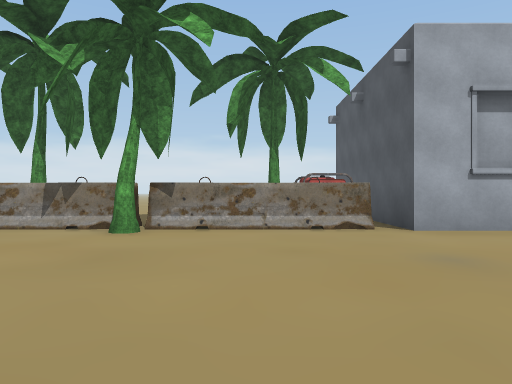
View 1 (above)

24 first-person views from a walk through a scene from a Unity 3-D project. The camera is 1.3 m above the floor, looks level and sees 70° across. The floor is counted in squares, 2 m on a side. Each view is taken from the middle of a square. On the plan, view 1 faces up. The plan holds only what a view shows up to about 11 squares ahead; the rest is blank. The place goes on beyond the plan. Some surface patterns are stand-ins.

View 2
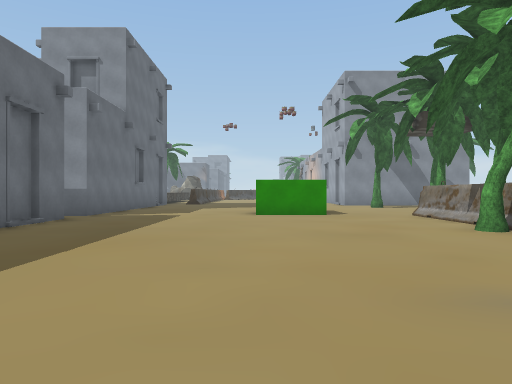

View 3
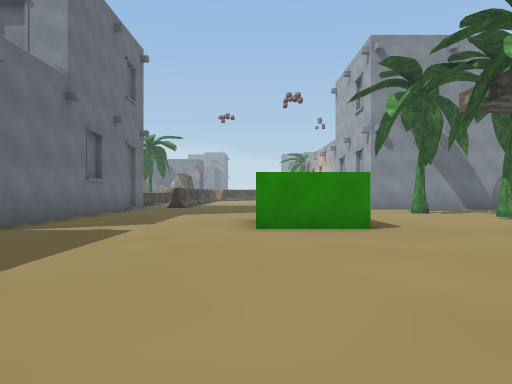

View 4
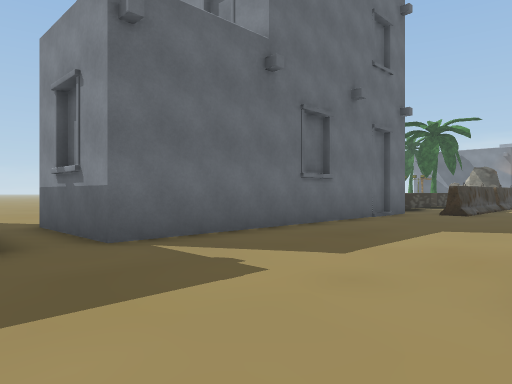

View 5
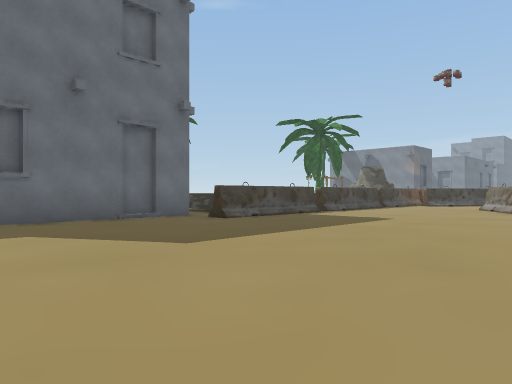

View 6
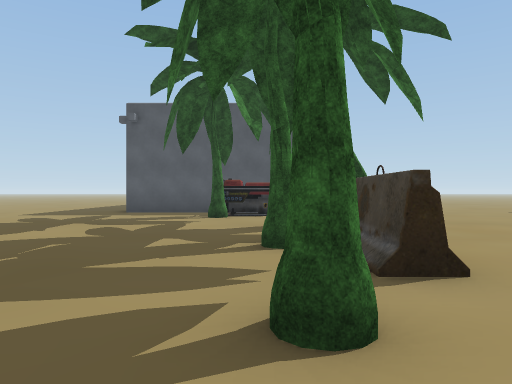

View 7
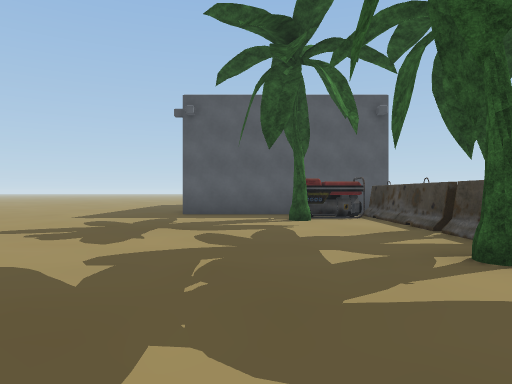

View 8
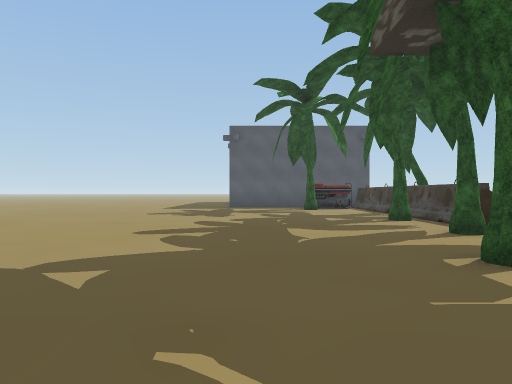

View 9
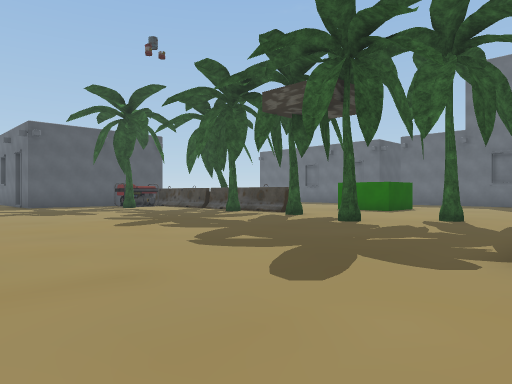

View 10
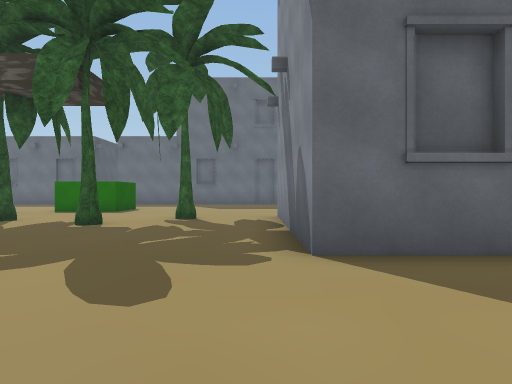

View 11
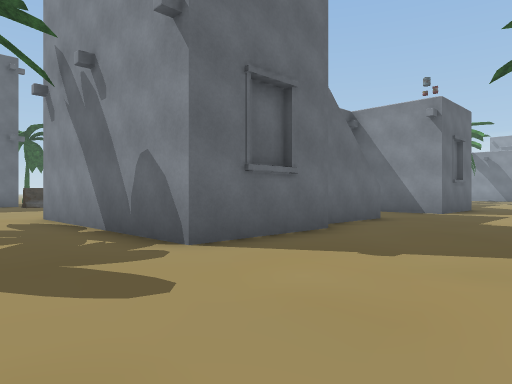

View 12
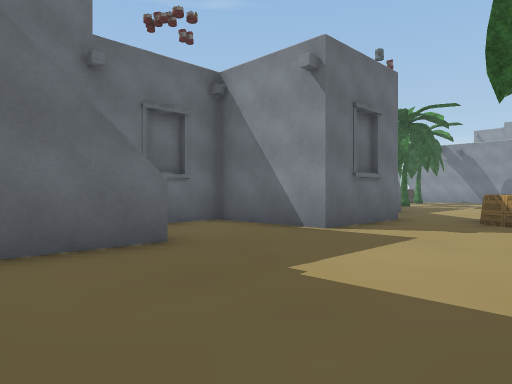

View 13
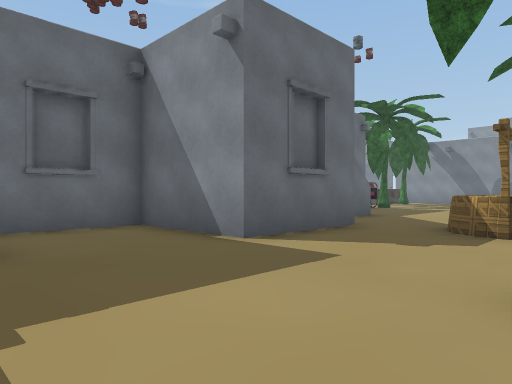

View 14
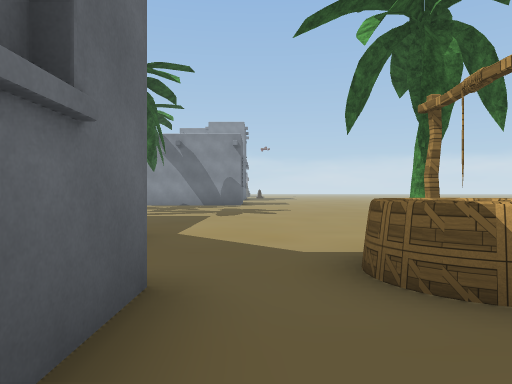

View 15
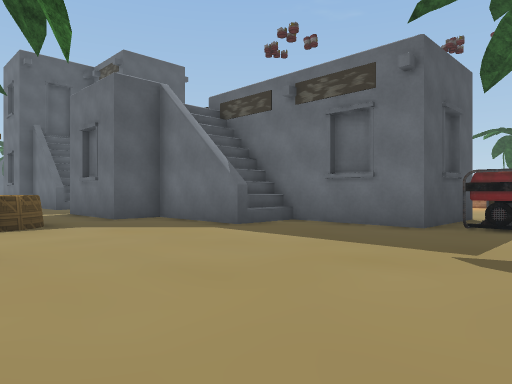

View 16
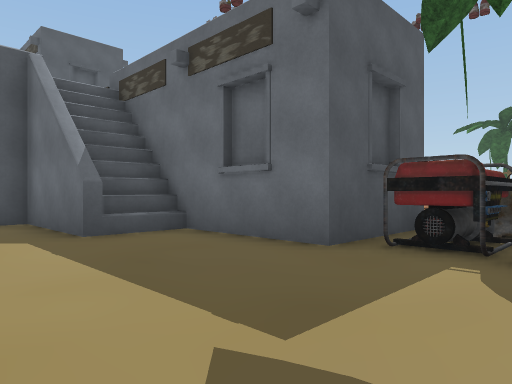

View 17
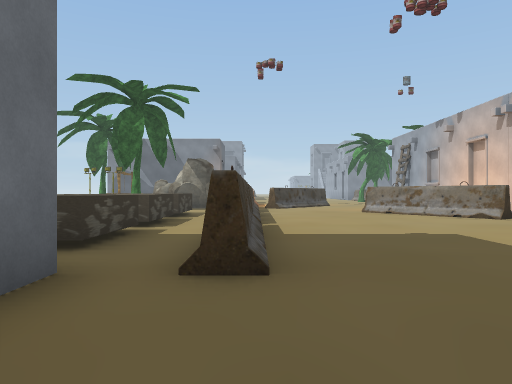

View 18
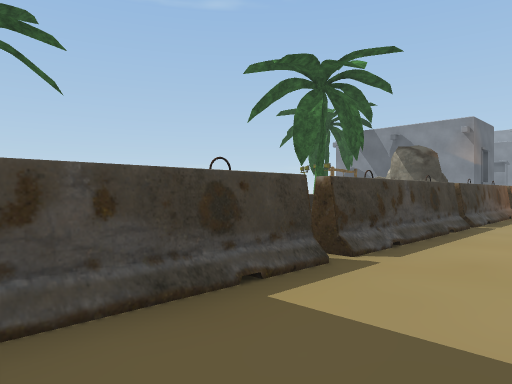

View 19
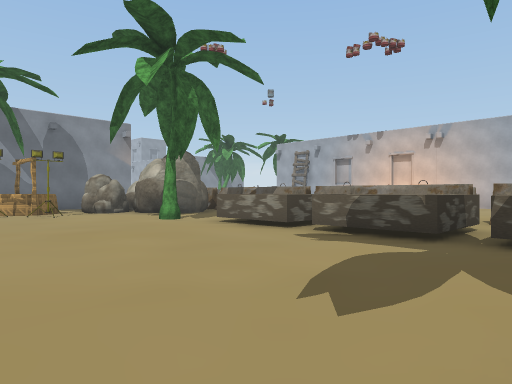

View 20
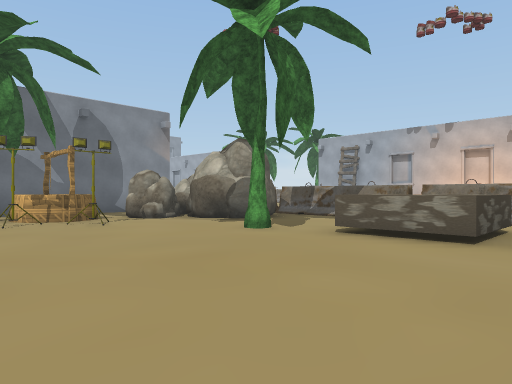

View 21
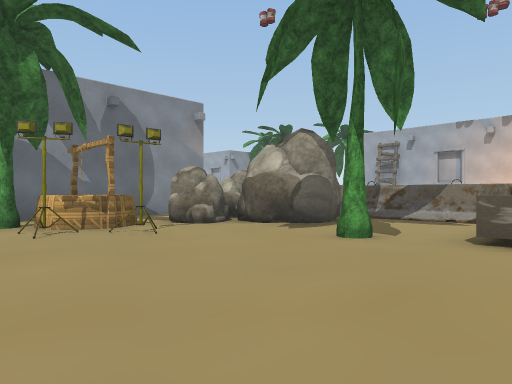

View 22
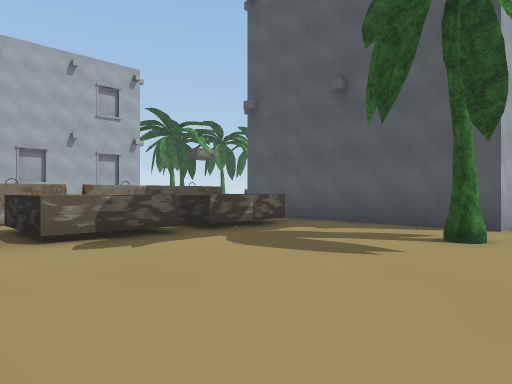

View 23
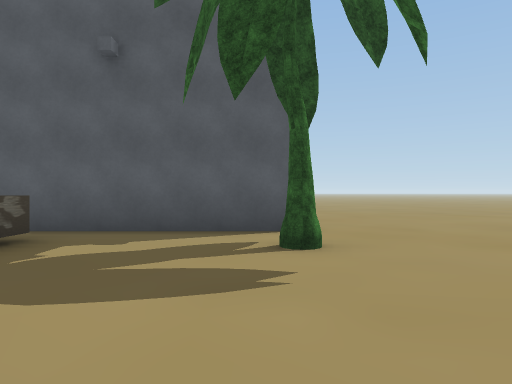

View 24
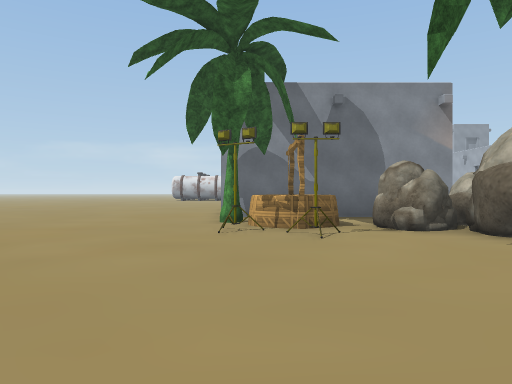

### Floor plan
Key: @ floor where view 1 was taken; # wall or solid block; x gap in a wall; . floor; = window, fence, low wall or low ledge; ^ raised ledge; T tree; H house; W well; R rock; O other object.
Columns run from 34 left of view 1 to 4 right of it. Each row starts with its distance up from view 1.
 16 ....#T      T.....  ....    ..... ....
 15 .......WWW............................
 14 ........W.............................
 13 ......................................
 12 .........###......###................#
 11 ......######...H    #................#
 10 ......H#   #...H    #................#
  9 T#######   ####     #...T.........T###
  8  OH#                #......T.T.....OO#
  7  OO#                #..T....#######OO#
  6                     ............T......
  5             OO.  ......................
  4            OO............. #..........
  3            O.............. #..........
  2            ............... #...........
  1            ...........................
  0           ........................@..
 -1       #####x###.####...............
 -2        ....  .....................
 -3   #  RRR...^^.^^^^^##########.##
 -4   #  RRR...^^.^^^^^#        #.
 -5   #..RR#.T.=^.^^^^^#        #.
 -6   #................#     H  ..     H
 -7   #.WWO............#    HH  .      H
 -8   #.###..........#.#     H  .
 -9  ...T............T....     ..
-10  .....................     ..

Where each view was taken, in squares from view 1:
view 1: 0 up, 0 right, facing up
view 2: 2 up, 4 right, facing left
view 3: 2 up, 0 right, facing left
view 4: 2 up, 4 left, facing down-left
view 5: 6 up, 9 left, facing down-left
view 6: 8 up, 9 left, facing right
view 7: 10 up, 8 left, facing right
view 8: 11 up, 13 left, facing right
view 9: 16 up, 14 left, facing down-right
view 10: 16 up, 13 left, facing down
view 11: 16 up, 11 left, facing down-left
view 12: 16 up, 17 left, facing down-left
view 13: 16 up, 19 left, facing down-left
view 14: 13 up, 23 left, facing left
view 15: 16 up, 34 left, facing down-right
view 16: 13 up, 34 left, facing down-right
view 17: 1 down, 12 left, facing left
view 18: 1 up, 16 left, facing down-left
view 19: 10 down, 17 left, facing up-left
view 20: 10 down, 20 left, facing up-left
view 21: 10 down, 22 left, facing up-left
view 22: 10 down, 22 left, facing up-right
view 23: 8 down, 21 left, facing right
view 24: 8 down, 22 left, facing left
